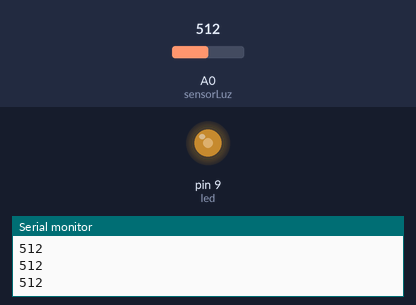
Simulated run of this sketch. Board: Arduino Uno, built with avr-gcc and run on an emulated ATmega328P. Parts: output pins drawn as LEDs (lit = HIGH), the last lines printed to the serial monitor. The test bench sets the inputs (shaded band); at power-on: A0 (sensorLuz) = 512.

Above: at 1.2 s.
1.3 s: A0 (sensorLuz) set to 306
At 1.9 s:
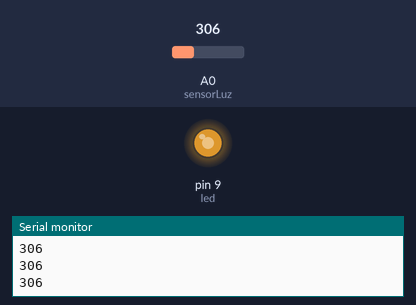
2.8 s: A0 (sensorLuz) set to 122
At 3.2 s:
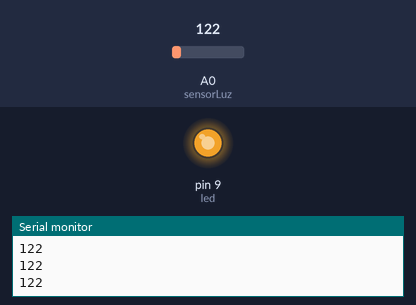
4.3 s: A0 (sensorLuz) set to 900
At 5.5 s:
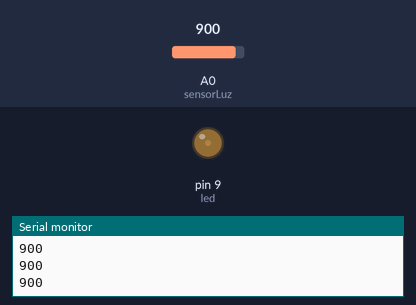
5.8 s: A0 (sensorLuz) set to 1023
At 7.0 s:
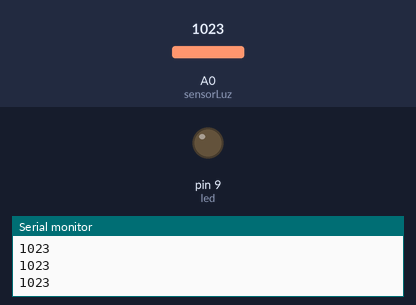
7.3 s: A0 (sensorLuz) set to 511
At 8.4 s:
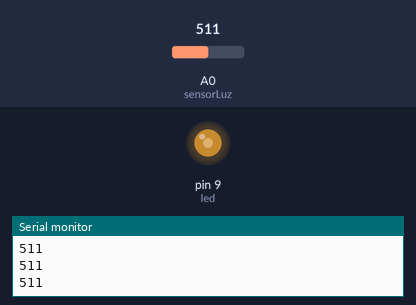
Timing chart, 0 to 9.8 s (numbered marks = the images above; inputs shaded):
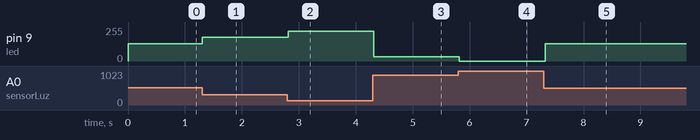

Measured:
- after the input at 1.3 s, pin 9 (led): 128/255 → 179/255 at once
- after the input at 2.8 s, pin 9 (led): 179/255 → 225/255 at once
- after the input at 4.3 s, pin 9 (led): 225/255 → 31/255 at once
- after the input at 5.8 s, pin 9 (led): 31/255 → 0/255 at once
- after the input at 7.3 s, pin 9 (led): 0/255 → 128/255 at once

The sketch:

ej3_op.ino
```cpp
//C++ code
//
int sensorLuz = A0;
int led = 9;

void setup() {
  pinMode(led, OUTPUT);
  Serial.begin(9600);
}

void loop() {
  int valorLuz = analogRead(sensorLuz);

  int brillo = map(valorLuz, 0, 1023, 255, 0);

  analogWrite(led, brillo);

  Serial.println(valorLuz);
  delay(100);
}
```
